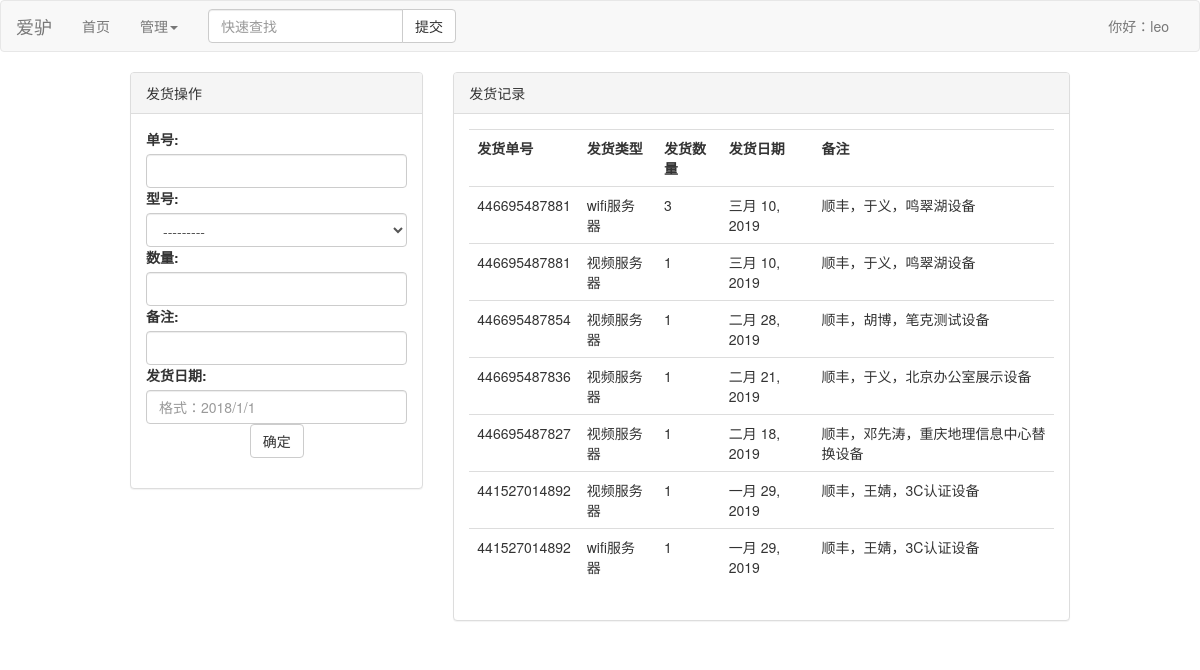
The page /postmanage/ (signed in) on the database its author committed.
### store/models.py (models this page shows)
class PostManage(models.Model):
    SERVERTYPES = (('wifi', 'wifi服务器'), ('video', '视频服务器'))
    post_num = models.IntegerField(verbose_name='单号')
    post_date = models.DateField(verbose_name='发货日期')
    server_type = models.CharField(max_length=20, choices=SERVERTYPES, verbose_name='型号')
    server_num = models.IntegerField(verbose_name='数量')
    note_text = models.CharField(max_length=128, verbose_name='备注')
    class Meta:
        verbose_name = '发货记录'
        verbose_name_plural = verbose_name
        ordering = ('-post_date',)

### store/views.py (the view)
# urls.py: path('postmanage/', views.do_post, name='do_post')
@login_required
def do_post(request):
    video = {
        '视频服务器外壳': 1,
        '大华电源适配器': 1,
        '内置型4G天线': 1,
        '4G模块': 1,
        'RF射频SMA-KKY母对母转接头': 2,
        '劲霸18650锂电池': 2,
        '视频服务器主板固定板': 1,
        '视频服务器摄像头固定板': 1,
        '电池盒': 1,
        '探针板': 1,
        '主板(有探针)': 1,
        'CR1220锂电池': 1,
        '树莓派': 1,
        '树莓派摄像头': 2,
        '2.4G小辣椒wifi天线': 2,
        '射频线SMA公针-SMA公针15cm': 2,
        '自攻螺丝M2.6*6': 4,
        '六角铜柱(双通M3*10)': 6,
        '六角铜柱(单头螺栓M3*18+4)': 6,
        '六角螺母M2': 8,
        '平头螺丝M2*10': 8,
        '尼龙双通六角柱M2*6': 8,
        '12VAC转2pin电源线': 1
    }
    wifi = {
        '4G模块': 1,
        '劲霸18650锂电池': 2,
        '电池盒': 1,
        '探针板': 1,
        '主板': 1,
        'CR1220锂电池': 1,
        '树莓派': 1,
    }
    posts = PostManage.objects.all()
    if request.method == 'POST':
        post_form = PostForm(request.POST)
        if post_form.is_valid():
            post_num = post_form.cleaned_data['post_num']
            server_type = post_form.cleaned_data['server_type']
            server_num = post_form.cleaned_data['server_num']
            note_text = post_form.cleaned_data['note_text']
            post_date = post_form.cleaned_data['post_date']
            post_manage = PostManage()
            post_manage.post_num = post_num
            post_manage.server_type = server_type
            post_manage.server_num = server_num
            post_manage.note_text = note_text
            post_manage.post_date = post_date
            post_manage.save()
            if server_type == 'video':
                for key in video.keys():
                    reduce_item(key, video[key], server_num)
            else:
                for key in wifi.keys():
                    reduce_item(key, wifi[key], server_num)
    else:
        post_form = PostForm()
    context = {
        'posts': posts,
        'post_form': post_form,
    }
    return render(request, 'store/postmanage.html', context)

### store/forms.py
class PostForm(forms.ModelForm):
    class Meta:
        model = PostManage
        fields = ('post_num', 'server_type', 'server_num', 'note_text', 'post_date')
        widgets = {
            'post_num': forms.NumberInput(
                attrs={
                    'class': 'form-control',
                    'autocomplete': 'off',
                }
            ),
            'server_type': forms.Select(
                attrs={
                    'class': 'form-control',
                }
            ),
            'server_num': forms.NumberInput(
                attrs={
                    'class': 'form-control',
                    'autocomplete': 'off',
                }
            ),
            'note_text': forms.TextInput(
                attrs={
                    'class': 'form-control',
                }
            ),
            'post_date': forms.DateInput(
                attrs={
                    'class': 'form-control',
                    'placeholder': '格式：2018/1/1',
                }
            )
        }

### store/templates/store/postmanage.html (shortened to what this page needs)
{%  extends 'base.html' %}
{% block content %}
<div class="container-fluid">
    <div class="row">
        <div class="col-sm-4 col-xs-12">
            <div class="panel panel-default">
                <div class="panel-heading">发货操作</div>
                <div class="panel-body">
                    <form action="{% url 'do_post' %}" method="post">
                        <div class="form-group">
                            {{ post_form }}
                            <button type="submit" class="btn btn-default center-block">确定</button>
                        </div>
                    </form>
                </div>
            </div>
        </div>
        <div class="col-md-8 col-xs-12">
            <div class="panel panel-default">
                <div class="panel-heading">发货记录</div>
                <div class="panel-body">
                    <table class="table">
                        <tr>
                            <th>发货单号</th>
                            <th>发货类型</th>
                            <th>发货数量</th>
                            <th>发货日期</th>
                            <th>备注</th>
                        </tr>
                        {% for p in posts %}
                        <tr>
                            <td>{{ p.post_num }}</td>
                            <td>{{ p.get_server_type_display }}</td>
                            <td>{{ p.server_num }}</td>
                            <td>{{ p.post_date }}</td>
                            <td>{{ p.note_text }}</td>
                        </tr>
                        {% empty %}
                        <tr>暂无记录</tr>
                        {% endfor %}
                    </table>
                </div>
            </div>
        </div>
    </div>
</div>
{% endblock %}

### templates/base.html (shortened to what this page needs)
<!DOCTYPE html>
<html>
<head>
    <link href="https://cdn.jsdelivr.net/npm/bootstrap@3.3.7/dist/css/bootstrap.min.css" rel="stylesheet">
</head>
<body>
<div class="navbar navbar-default">
    <div class="container-fluid">
        <div class="navbar-header">
            <a class="navbar-brand" href="{% url 'show' %}">爱驴</a>
        </div>
        <div class="collapse navbar-collapse" id="manage">
            <ul class="nav navbar-nav">
                <li class="{% block first_active %}active{% endblock %}">
                    <a href="{% url 'show' %}">首页</a></li>
                <li class="dropdown">
                  <a href="#" class="dropdown-toggle" data-toggle="dropdown" role="button" aria-haspopup="true" aria-expanded="false">管理<span class="caret"></span></a>
                </li>
            </ul>
            <form class="navbar-form navbar-left" method="post" action="/search/">
                <div class="input-group">
                    <input type="text" class="form-control" placeholder="快速查找" name="search_input">
                    <span class="input-group-btn">
                    <button type="submit" class="btn btn-default">提交</button>
                    </span>
                </div>
            </form>
            <ul class="nav navbar-nav navbar-right">
                {% if request.user.is_authenticated %}
                <li><a href="/admin/">你好：{{ request.user.username }}</a></li>
                {% else %}
                <li><a href="{% url 'do_login' %}?from={{ request.get_full_path }}">登录</a></li>
                {% endif %}
            </ul>
        </div>
    </div>
</div>
<div class="container-fluid">
    <div class="row">
        <div class="col-xs-12 col-md-10 col-md-offset-1">
            {% block content %}
            {% endblock %}
        </div>
    </div>
    <div class="row">
        <div class="col-xs-12 col-md-10 col-md-offset-1">
        </div>
    </div>
</div>
</body>
</html>

### templates/base.html (style rules this page uses)
ul { margin: 0; padding: 0; list-style-type: none; color: #ff0000; }

### rows shown on the page
PostManage: post_num "446695487881", server_type "wifi服务器", server_num "3", post_date "三月 10, 2019", note_text "顺丰，于义，鸣翠湖设备"
PostManage: post_num "446695487881", server_type "视频服务器", server_num "1", post_date "三月 10, 2019", note_text "顺丰，于义，鸣翠湖设备"
PostManage: post_num "446695487854", server_type "视频服务器", server_num "1", post_date "二月 28, 2019", note_text "顺丰，胡博，笔克测试设备"
PostManage: post_num "446695487836", server_type "视频服务器", server_num "1", post_date "二月 21, 2019", note_text "顺丰，于义，北京办公室展示设备"
PostManage: post_num "446695487827", server_type "视频服务器", server_num "1", post_date "二月 18, 2019", note_text "顺丰，邓先涛，重庆地理信息中心替换设备"
PostManage: post_num "441527014892", server_type "视频服务器", server_num "1", post_date "一月 29, 2019", note_text "顺丰，王婧，3C认证设备"
PostManage: post_num "441527014892", server_type "wifi服务器", server_num "1", post_date "一月 29, 2019", note_text "顺丰，王婧，3C认证设备"

### other values the page prints
{{ request.user.username }} "leo"
